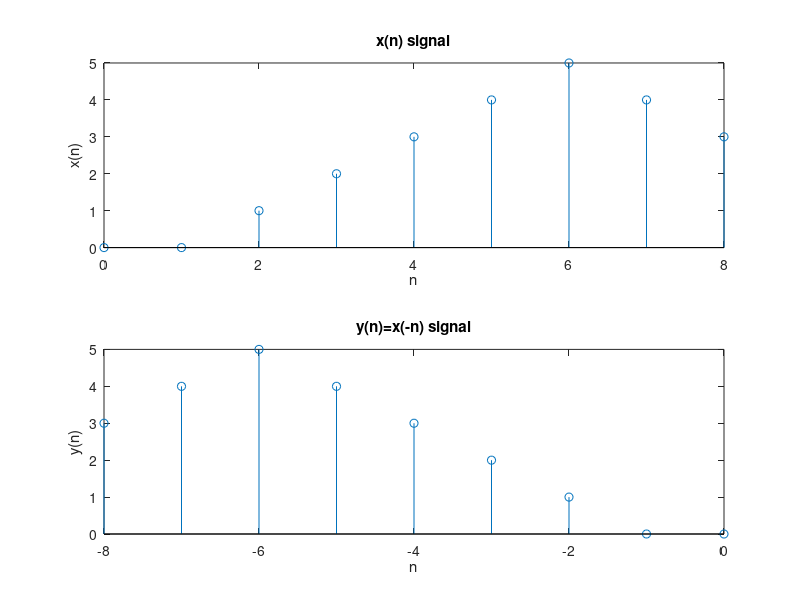

The MATLAB source for this figure:
n=0:8;
x=[0 0 1 2 3 4 5 4 3];
subplot(2,1,1);
stem(n,x);
xlabel('n');
ylabel('x(n)');
title('x(n) signal');


m=-fliplr(n); %now flip will be the value of n that means left side of x axis
y=fliplr(x);  %value of x will be flip but in y axis
subplot(2,1,2);
stem(m,y);
xlabel('n');
ylabel('y(n)');
title('y(n)=x(-n) signal');

